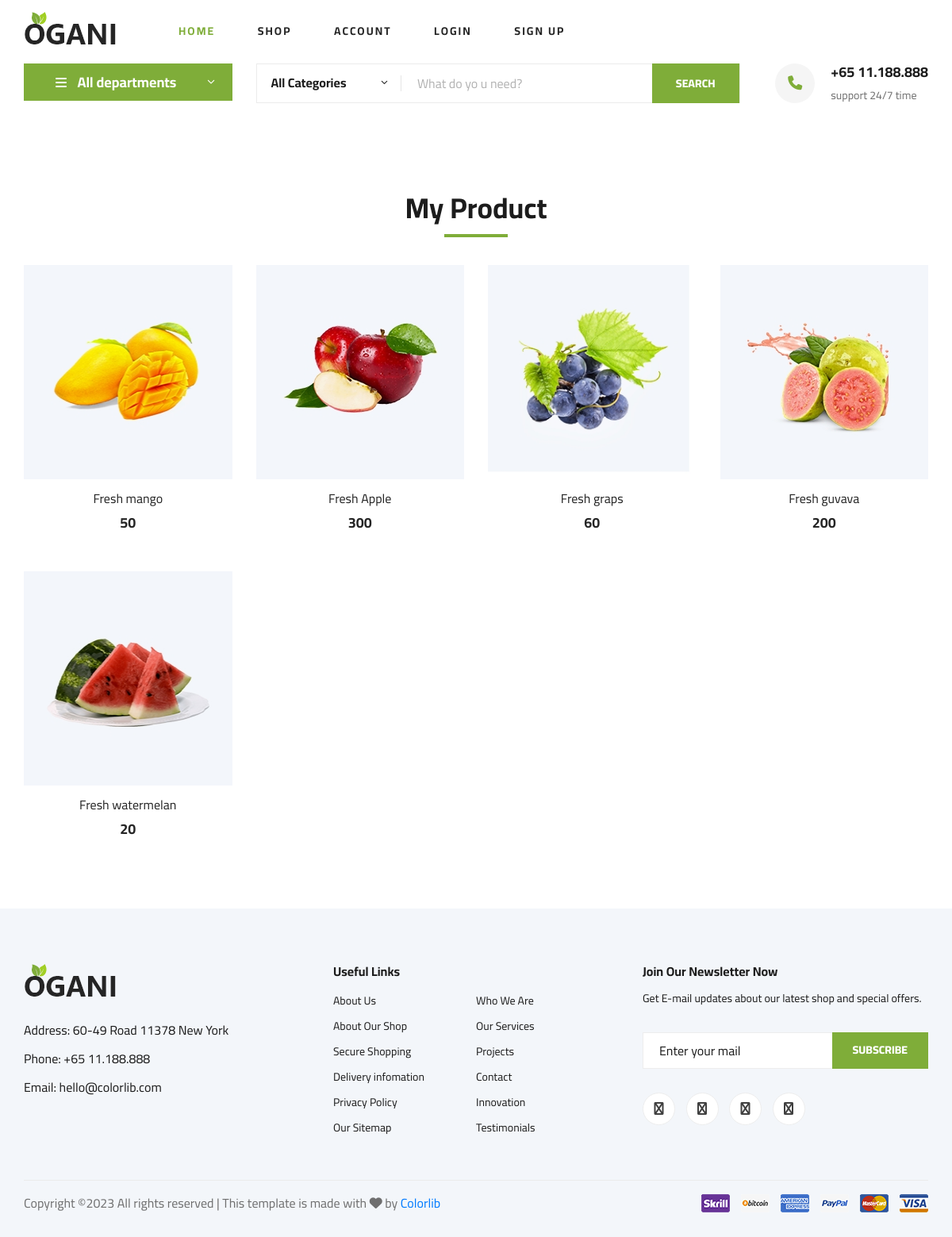
The page / on the database its author committed.
### myapp/models.py (models this page shows, shortened)
class Product(models.Model):
    seller=models.ForeignKey(User,on_delete=models.CASCADE)
    product_name=models.CharField(max_length=100)
    product_price=models.PositiveIntegerField()
    product_desc=models.TextField()
    product_image=models.ImageField(upload_to="product_image/")

### myapp/views.py (the view)
# urls.py: path('',views.index,name="index"),
def index(request):
	products=Product.objects.all()
	try:
		user=User.objects.get(email=request.session['email'])
		if user.usertype=="buyer":
			return render(request,'index.html',{'products':products})
		else:
			return render(request,'seller-index.html')
	except:
		return render(request,'index.html',{'products':products})

### myapp/templates/index.html (shortened to what this page needs)
{% extends 'header.html'%}
{% load static %}
{% block content %}
<!DOCTYPE html>
<html lang="zxx">
<head>
</head>
<body>
    <section class="featured spad">
        <div class="container">
            <div class="row">
                <div class="col-lg-12">
                    <div class="section-title">
                        <h2>My Product</h2>
                    </div>
                </div>
            </div>
            <div class="row featured__filter">
                {% for i in products %}
                <div class="col-lg-3 col-md-4 col-sm-6 mix oranges fresh-meat">
                    <div class="featured__item">
                        <div class="featured__item__pic set-bg" data-setbg="{{i.product_image.url}}">
                        </div>
                        <div class="featured__item__text">
                            <h6><a href="#">{{i.product_name}}</a></h6>
                            <h5>{{i.product_price}}</h5>
                        </div>
                    </div>
                </div>
                {% endfor %}
            </div>
        </div>
    </section>
</body>
</html>
{% endblock %}

### myapp/templates/header.html (shortened to what this page needs)
{% load static %}
<!DOCTYPE html>
<html lang="zxx">
<head>
    <link rel="stylesheet" href="{% static 'css/bootstrap.min.css' %}" type="text/css">
    <link rel="stylesheet" href="{% static 'css/font-awesome.min.css' %}" type="text/css">
    <link rel="stylesheet" href="{% static 'css/elegant-icons.css' %}" type="text/css">
    <link rel="stylesheet" href="{% static 'css/nice-select.css' %}" type="text/css">
    <link rel="stylesheet" href="{% static 'css/jquery-ui.min.css' %}" type="text/css">
    <link rel="stylesheet" href="{% static 'css/owl.carousel.min.css' %}" type="text/css">
    <link rel="stylesheet" href="{% static 'css/slicknav.min.css' %}" type="text/css">
    <link rel="stylesheet" href="{% static 'css/style.css' %}" type="text/css">
    <link rel="stylesheet" href="https://cdnjs.cloudflare.com/ajax/libs/font-awesome/6.4.2/css/all.min.css" />
</head>
<body>
    <header class="header">
        <div class="container">
            <div class="row">
                <div class="col-lg-2">
                    <div class="header__logo">
                        <a href="./index.html"><img src="{% static 'img/logo.png' %}" alt=""></a>
                    </div>
                </div>
                <div class="col-lg-7">
                    <nav class="header__menu">
                        <ul>
                <li class="active"><a href="/">Home</a></li>
                <li><a href="{% url 'shop-grid' %}">Shop</a></li>
                <li><a href="#">Account</a>
                </li>
                {% if request.session.email %}
                <li><a href="{% url 'logout' %}">Logout{{request.session.fname}}</a></li>
                {% else %}
                <li><a href="{% url 'login' %}">LOGIN</a></li>
                <li><a href="{% url 'signup' %}">SIGN UP</a></li>
                {% endif %}
            </ul>
                    </nav>
                </div>
                <div class="col-lg-3">
                    <div class="header__cart">
                    </div>
                </div>
            </div>
        </div>
    </header>
    <section class="hero hero-normal">
        <div class="container">
            <div class="row">
                <div class="col-lg-3">
                    <div class="hero__categories">
                        <div class="hero__categories__all">
                            <i class="fa fa-bars"></i>
                            <span>All departments</span>
                        </div>
                    </div>
                </div>
                <div class="col-lg-9">
                    <div class="hero__search">
                        <div class="hero__search__form">
                            <form action="#">
                                <div class="hero__search__categories">
                                    All Categories
                                    <span class="arrow_carrot-down"></span>
                                </div>
                                <input type="text" placeholder="What do yo u need?">
                                <button type="submit" class="site-btn">SEARCH</button>
                            </form>
                        </div>
                        <div class="hero__search__phone">
                            <div class="hero__search__phone__icon">
                                <i class="fa fa-phone"></i>
                            </div>
                            <div class="hero__search__phone__text">
                                <h5>+65 11.188.888</h5>
                                <span>support 24/7 time</span>
                            </div>
                        </div>
                    </div>
                </div>
            </div>
        </div>
    </section>
    {% block content %}
    {% endblock %}
    <footer class="footer spad">
        <div class="container">
            <div class="row">
                <div class="col-lg-3 col-md-6 col-sm-6">
                    <div class="footer__about">
                        <div class="footer__about__logo">
                            <a href="./index.html"><img src="{% static 'img/logo.png' %}" alt=""></a>
                        </div>
                        <ul>
                            <li>Address: 60-49 Road 11378 New York</li>
                            <li>Phone: +65 11.188.888</li>
                            <li>Email: hello@colorlib.com</li>
                        </ul>
                    </div>
                </div>
                <div class="col-lg-4 col-md-6 col-sm-6 offset-lg-1">
                    <div class="footer__widget">
                        <h6>Useful Links</h6>
                        <ul>
                            <li><a href="#">About Us</a></li>
                            <li><a href="#">About Our Shop</a></li>
                            <li><a href="#">Secure Shopping</a></li>
                            <li><a href="#">Delivery infomation</a></li>
                            <li><a href="#">Privacy Policy</a></li>
                            <li><a href="#">Our Sitemap</a></li>
                        </ul>
                        <ul>
                            <li><a href="#">Who We Are</a></li>
                            <li><a href="#">Our Services</a></li>
                            <li><a href="#">Projects</a></li>
                            <li><a href="#">Contact</a></li>
                            <li><a href="#">Innovation</a></li>
                            <li><a href="#">Testimonials</a></li>
                        </ul>
                    </div>
                </div>
                <div class="col-lg-4 col-md-12">
                    <div class="footer__widget">
                        <h6>Join Our Newsletter Now</h6>
                        <p>Get E-mail updates about our latest shop and special offers.</p>
                        <form action="#">
                            <input type="text" placeholder="Enter your mail">
                            <button type="submit" class="site-btn">Subscribe</button>
                        </form>
                        <div class="footer__widget__social">
                            <a href="#"><i class="fa fa-facebook"></i></a>
                            <a href="#"><i class="fa fa-instagram"></i></a>
                            <a href="#"><i class="fa fa-twitter"></i></a>
                            <a href="#"><i class="fa fa-pinterest"></i></a>
                        </div>
                    </div>
                </div>
            </div>
            <div class="row">
                <div class="col-lg-12">
                    <div class="footer__copyright">
                        <div class="footer__copyright__text"><p>
  Copyright &copy;<script>document.write(new Date().getFullYear());</script> All rights reserved | This template is made with <i class="fa fa-heart" aria-hidden="true"></i> by <a href="https://colorlib.com" target="_blank">Colorlib</a>
  </p></div>
                        <div class="footer__copyright__payment"><img src="{% static 'img/payment-item.png' %}" alt=""></div>
                    </div>
                </div>
            </div>
        </div>
    </footer>
</body>
</html>

### rows shown on the page
Product: shows a picture, product_name "Fresh mango", product_price "50"
Product: shows a picture, product_name "Fresh Apple", product_price "300"
Product: shows a picture, product_name "Fresh graps", product_price "60"
Product: shows a picture, product_name "Fresh guvava", product_price "200"
Product: shows a picture, product_name "Fresh watermelan", product_price "20"
